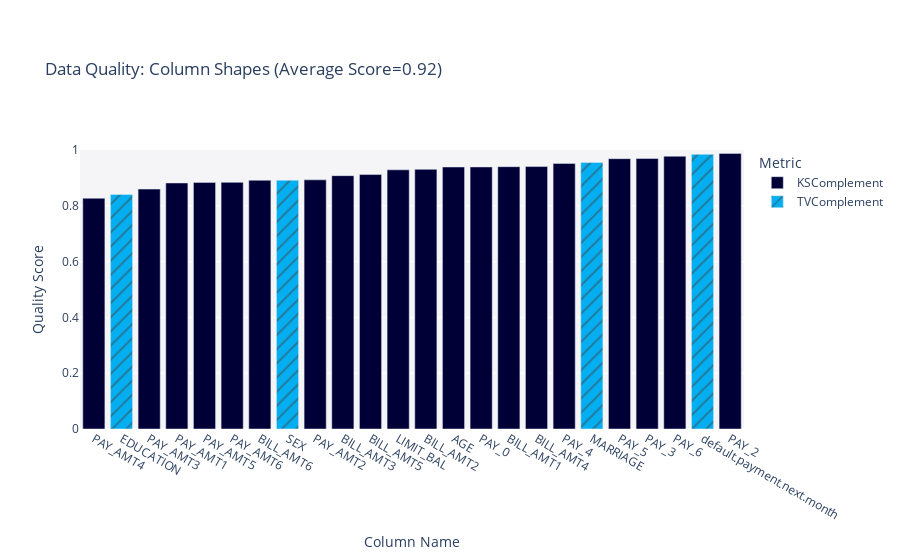

Notebook code cell kept with this figure:
### Code cell
fig=quality_report.get_visualization(property_name='Column Shapes')
fig.show()

### Figure 1 — Plotly figure (JSON) as saved in the notebook; plotly's stock layout.template omitted (floating-point values rounded to 4 significant figures)
{"data": [{"alignmentgroup": "True", "customdata": [["KSComplement"], ["KSComplement"], ["KSComplement"], ["KSComplement"], ["KSComplement"], ["KSComplement"], ["KSComplement"], ["KSComplement"], ["KSComplement"], ["KSComplement"], ["KSComplement"], ["KSComplement"], ["KSComplement"], ["KSComplement"], ["KSComplement"], ["KSComplement"], ["KSComplement"], ["KSComplement"], ["KSComplement"], ["KSComplement"]], "hovertemplate": "<b>%{hovertext}</b><br><br>Metric=%{customdata[0]}<br>Quality Score=%{y}<extra></extra>", "hovertext": ["LIMIT_BAL", "AGE", "PAY_0", "PAY_2", "PAY_3", "PAY_4", "PAY_5", "PAY_6", "BILL_AMT1", "BILL_AMT2", "BILL_AMT3", "BILL_AMT4", "BILL_AMT5", "BILL_AMT6", "PAY_AMT1", "PAY_AMT2", "PAY_AMT3", "PAY_AMT4", "PAY_AMT5", "PAY_AMT6"], "legendgroup": "KSComplement", "marker": {"color": "#000036", "pattern": {"shape": ""}}, "name": "KSComplement", "offsetgroup": "KSComplement", "orientation": "v", "showlegend": true, "textposition": "auto", "type": "bar", "x": ["LIMIT_BAL", "AGE", "PAY_0", "PAY_2", "PAY_3", "PAY_4", "PAY_5", "PAY_6", "BILL_AMT1", "BILL_AMT2", "BILL_AMT3", "BILL_AMT4", "BILL_AMT5", "BILL_AMT6", "PAY_AMT1", "PAY_AMT2", "PAY_AMT3", "PAY_AMT4", "PAY_AMT5", "PAY_AMT6"], "xaxis": "x", "y": [0.9289, 0.939, 0.9393, 0.9879, 0.9694, 0.9519, 0.9689, 0.9777, 0.9402, 0.9307, 0.9081, 0.9406, 0.912, 0.8915, 0.8818, 0.8931, 0.8599, 0.8271, 0.8839, 0.8841], "yaxis": "y"}, {"alignmentgroup": "True", "customdata": [["TVComplement"], ["TVComplement"], ["TVComplement"], ["TVComplement"]], "hovertemplate": "<b>%{hovertext}</b><br><br>Metric=%{customdata[0]}<br>Quality Score=%{y}<extra></extra>", "hovertext": ["SEX", "EDUCATION", "MARRIAGE", "default.payment.next.month"], "legendgroup": "TVComplement", "marker": {"color": "#03AFF1", "pattern": {"shape": "/"}}, "name": "TVComplement", "offsetgroup": "TVComplement", "orientation": "v", "showlegend": true, "textposition": "auto", "type": "bar", "x": ["SEX", "EDUCATION", "MARRIAGE", "default.payment.next.month"], "xaxis": "x", "y": [0.8915, 0.8409, 0.9552, 0.9845], "yaxis": "y"}], "layout": {"barmode": "relative", "legend": {"title": {"text": "Metric"}, "tracegroupgap": 0}, "margin": {"t": 150}, "plot_bgcolor": "#F5F5F8", "title": {"text": "Data Quality: Column Shapes (Average Score=0.92)"}, "xaxis": {"anchor": "y", "categoryorder": "total ascending", "domain": [0, 1], "title": {"text": "Column Name"}}, "yaxis": {"anchor": "x", "domain": [0, 1], "range": [0, 1], "title": {"text": "Quality Score"}}}}
